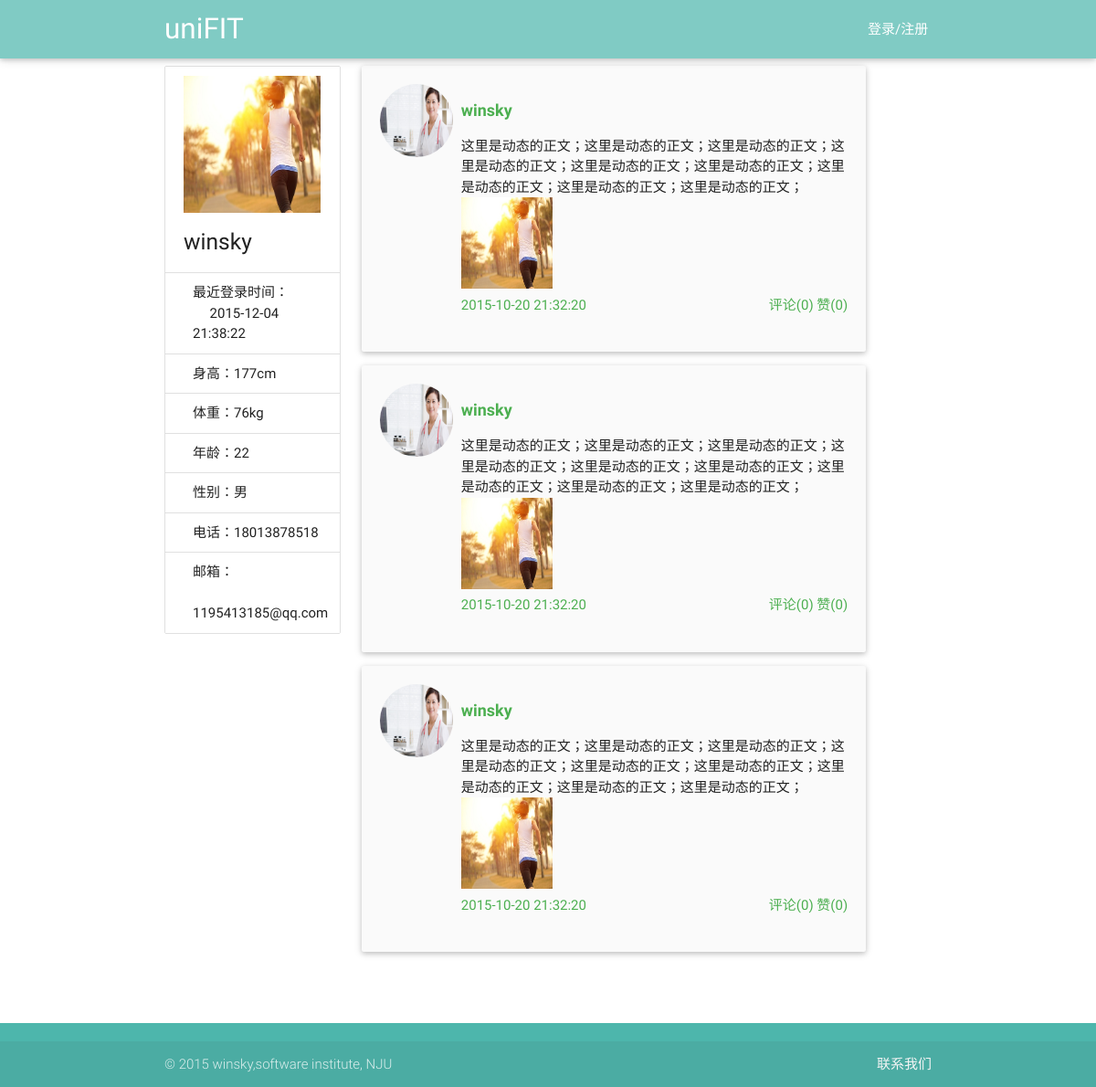
The app's page /view/userInfo.php?userName=winsky, older data.
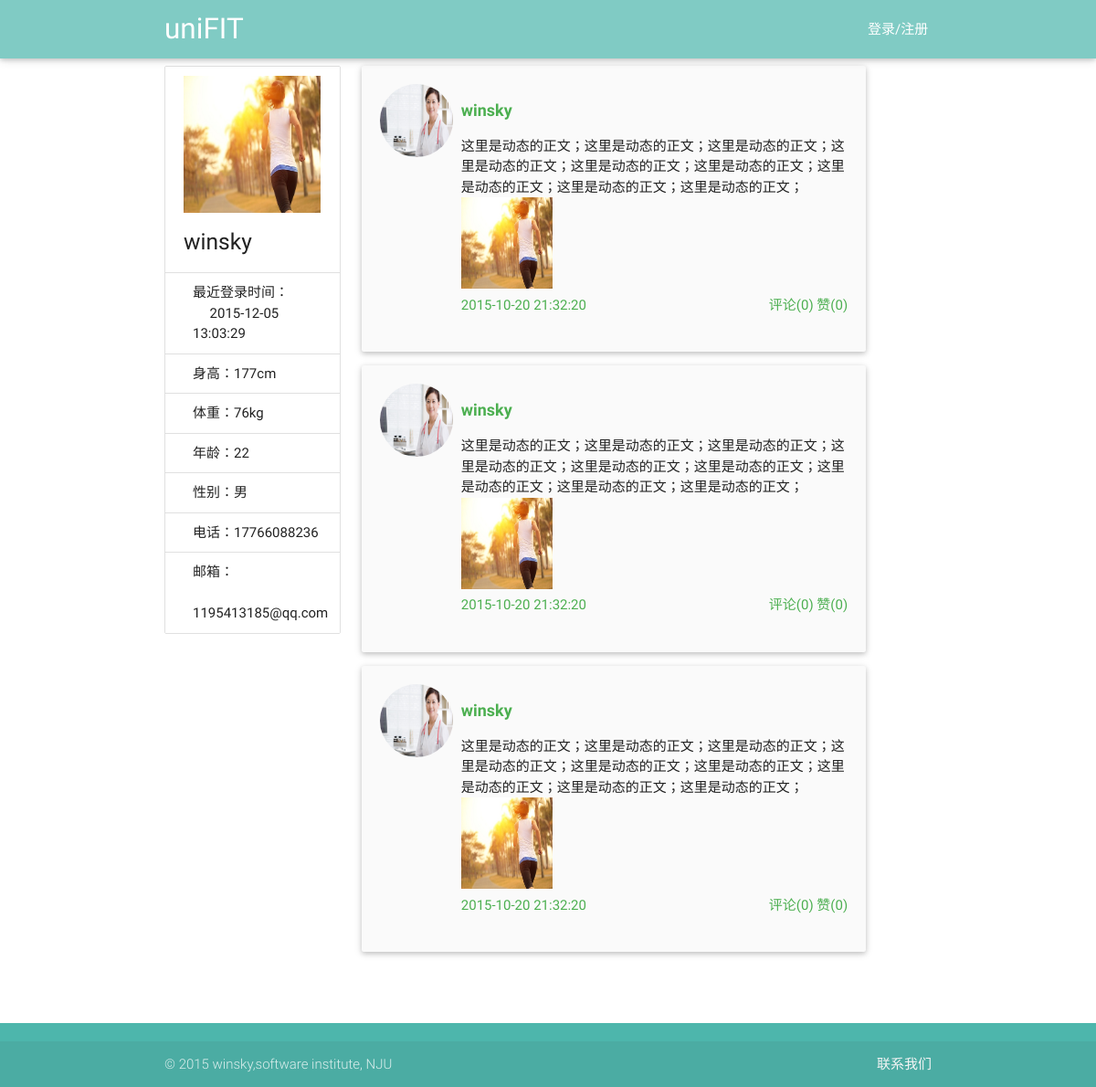
The same page, newer data.
### tables this page shows
CREATE TABLE user(id integer primary key,userName varchar(40),password int, type varchar(20) ,age int,sex varchar(20),height int,weight int,telephone varchar(40), email varchar(40),lastLoadTime date default '—');

### service/UserService.php (called while the page is built, shortened)
<?php
require_once('../utils/SqliteHelper.php');
require_once('../model/User.php');
class UserService {
    var $db_user_base_info = "user";
    var $DB = null;
    public function __construct() {
        $this->DB = new SqliteHelper('../data.db');
    }
    public function getUserByName($userName) {
        $sql = "select * from " . $this->db_user_base_info . " where userName='" . $userName . "' limit 1";
        $result = $this->DB->getList($sql);
        if (sizeof($result) > 0) {
            $rt = $result[0];
            $password = $rt["password"];
            $type = $rt["type"];
            $age = $rt["age"];
            $sex = $rt["sex"];
            $height = $rt["height"];
            $weight = $rt["weight"];
            $telephone = $rt["telephone"];
            $email = $rt["email"];
            $lastLoadTime = $rt["lastLoadTime"];
            $user = new User($userName, $age, $sex, $type, $password, $height, $weight, $email, $telephone);
            $user->setLastLoadTime($lastLoadTime);
        }
        return $user;
    }
}

### utils/SqliteHelper.php (called while the page is built, shortened)
<?php
class SqliteHelper {
    function __construct($file) {
        try {
            $this->conn = new PDO('sqlite:' . $file);
        } catch (PDOException $e) {
            try {
                $this->conn = new PDO('sqlite2:' . $file);
            } catch (PDOException $e) {
                exit('error!');
            }
        }
    }
    function __destruct() {
        $this->conn = null;
    }
    function query($sql) {
        return $this->conn->query($sql);
    }
    function getList($sql) {
        $recordList = array();
        foreach ($this->RecordArray($sql) as $rstmp) {
            $recordList[] = $rstmp;
        }
        return $recordList;
    }
    function RecordArray($sql) {
        return $this->query($sql)->fetchAll();
    }
}

### model/User.php (called while the page is built, shortened)
<?php
class User {
    private $telephone = "";
    private $email = "";
    private $age = "";
    private $sex = "";
    private $height = "";
    private $weight = "";
    private $lastLoadTime="";
    public function __construct($userName, $age, $sex, $type, $password, $height, $weight, $email, $telephone) {
        $this->telephone = $telephone;
        $this->email = $email;
        $this->age = $age;
        $this->sex = $sex;
        $this->height = $height;
        $this->weight = $weight;
    }
    public function getTelephone() {
        return $this->telephone;
    }
    public function getEmail() {
        return $this->email;
    }
    public function getAge() {
        return $this->age;
    }
    public function getSex() {
        return $this->sex;
    }
    public function getHeight() {
        return $this->height;
    }
    public function getWeight() {
        return $this->weight;
    }
    public function getLastLoadTime() {
        return $this->lastLoadTime;
    }
    public function setLastLoadTime($lastLoadTime) {
        $this->lastLoadTime = $lastLoadTime;
    }
}

### view/userInfo.php (the view, shortened to what this page needs)
<!DOCTYPE html>
<html lang="en">
<head>
    <link href="../css/material_icons.css" rel="stylesheet" media="screen,projection">
    <link href="../css/materialize.css" type="text/css" rel="stylesheet" media="screen,projection"/>
    <link href="../css/style.css" type="text/css" rel="stylesheet" media="screen,projection"/>
</head>
<body onload="write_header();write_footer();write_quick_back_button();" id="top">
<header></header>
<?php
require_once("../service/UserService.php");
$userService = new UserService();
$user = $userService->getUserByName($userName);
?>
<div class="main container">
    <div class="row">
        <div class="col s12 l3">
            <ul class="collection with-header">
                <li class="collection-header">
                    <img src="../images/back1.jpg" width="150px" height="150px">
                    <?php
                    $userName = $_GET["userName"];
                    require_once("../service/UserService.php");
                    $userService = new UserService();
                    $user = $userService->getUserByName($userName);
                    $lastLoadTime = $user->getLastLoadTime();
                    $height = $user->getHeight()."cm";
                    $weight = $user->getWeight()."kg";
                    $age = $user->getAge();
                    $sex = $user->getSex();
                    $telephone = $user->getTelephone();
                    $email = $user->getEmail();
                    ?>
                    <h5 id="userName"><?php echo $userName; ?></h5>
                </li>
                <p class="collection-item">最近登录时间：<br> &nbsp;&nbsp;&nbsp;&nbsp; <?php echo $lastLoadTime ?></p>
                <p class="collection-item">身高：<?php echo $height ?></p>
                <p class="collection-item">体重：<?php echo $weight ?></p>
                <p class="collection-item">年龄：<?php echo $age ?></p>
                <p class="collection-item">性别：<?php echo $sex ?></p>
                <p class="collection-item">电话：<?php echo $telephone ?></p>
                <p class="collection-item">邮箱： <br> &nbsp; <?php echo $email ?></p>
            </ul>
        </div>
        <div class="col s12 l8" id="content-on-middle">
            <div class="card-panel grey lighten-5 z-depth-1">
                <div class="row">
                    <div class="col s2 left-align">
                        <img src="../images/back2.jpg" width="80" height="80" alt="" style="border-radius: 50%">
                    </div>
                    <div class="col s10">
                        <div class="section green-text" style="font-weight: 800;font-size: 18px">
                            winsky
                        </div>
                        <span>
                            这里是动态的正文；这里是动态的正文；这里是动态的正文；这里是动态的正文；这里是动态的正文；这里是动态的正文；这里是动态的正文；这里是动态的正文；这里是动态的正文；
                        </span><br>
                        <span>
                            <img src="../images/back1.jpg " width="100px" height="100px">
                        </span><br>
                        <span class="left green-text">
                            2015-10-20 21:32:20
                        </span>
                        <span class="right green-text">
                            评论(0) 赞(0)
                        </span>
                    </div>
                </div>
            </div>
            <div class="card-panel grey lighten-5 z-depth-1">
                <div class="row">
                    <div class="col s2 left-align">
                        <img src="../images/back2.jpg" width="80" height="80" alt="" style="border-radius: 50%">
                    </div>
                    <div class="col s10">
                        <div class="section green-text" style="font-weight: 800;font-size: 18px">
                            winsky
                        </div>
                        <span>
                            这里是动态的正文；这里是动态的正文；这里是动态的正文；这里是动态的正文；这里是动态的正文；这里是动态的正文；这里是动态的正文；这里是动态的正文；这里是动态的正文；
                        </span><br>
                        <span>
                            <img src="../images/back1.jpg " width="100px" height="100px">
                        </span><br>
                        <span class="left green-text">
                            2015-10-20 21:32:20
                        </span>
                        <span class="right green-text">
                            评论(0) 赞(0)
                        </span>
                    </div>
                </div>
            </div>
            <div class="card-panel grey lighten-5 z-depth-1">
                <div class="row">
                    <div class="col s2 left-align">
                        <img src="../images/back2.jpg" width="80" height="80" alt="" style="border-radius: 50%">
                    </div>
                    <div class="col s10">
                        <div class="section green-text" style="font-weight: 800;font-size: 18px">
                            winsky
                        </div>
                        <span>
                            这里是动态的正文；这里是动态的正文；这里是动态的正文；这里是动态的正文；这里是动态的正文；这里是动态的正文；这里是动态的正文；这里是动态的正文；这里是动态的正文；
                        </span><br>
                        <span>
                            <img src="../images/back1.jpg " width="100px" height="100px">
                        </span><br>
                        <span class="left green-text">
                            2015-10-20 21:32:20
                        </span>
                        <span class="right green-text">
                            评论(0) 赞(0)
                        </span>
                    </div>
                </div>
            </div>
            <br>
        </div>
    </div>
</div>
<div id="footer"></div>
</body>
</html>

Row changes from the older to the newer data that the page shows:
changed user "177cm": lastLoadTime "2015-12-04 21:38:22" → "2015-12-05 13:03:29"; telephone "18013878518" → "17766088236"
